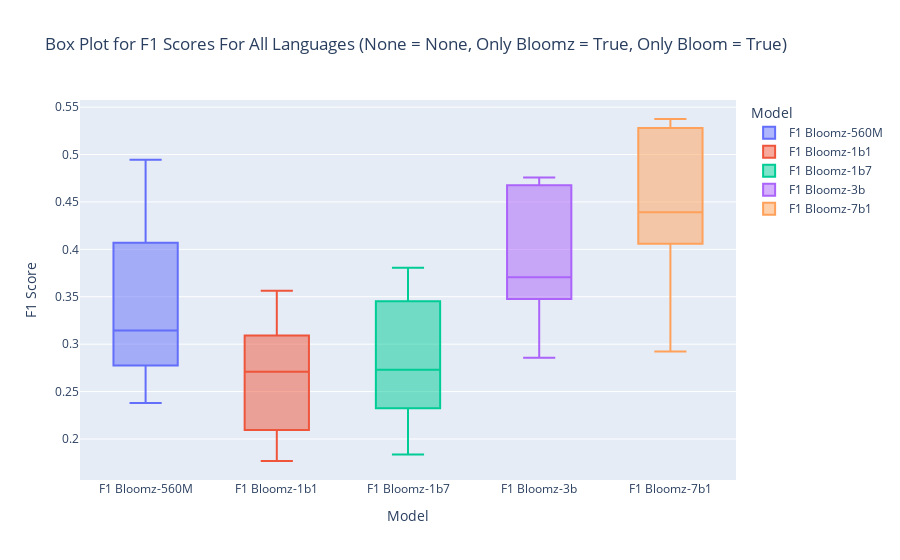

Write notebook code for a chart like this one.
### Code cell
import plotly.express as px
only_bloom = True
only_bloomz = True
filter = None
value = None

# filtered_df = filter_df(melted_df, filter, value, only_bloom=only_bloom, only_bloomz=only_bloomz)
fig = px.box(melted_df[melted_df['BLOOMZ Finetune Data'] <= 0.34], x='Model', y='F1 Score',
             color='Model', title=f'Box Plot for F1 Scores For All Languages ({filter} = {value}, Only Bloomz = {only_bloomz}, Only Bloom = {only_bloom})',
             labels={'F1 Score': 'F1 Score', 'Model': 'Model'})

fig.show()

### Figure 1 — Plotly figure (JSON) as saved in the notebook; plotly's stock layout.template omitted (floating-point values rounded to 4 significant figures)
{"data": [{"alignmentgroup": "True", "hovertemplate": "Model=%{x}<br>F1 Score=%{y}<extra></extra>", "legendgroup": "F1 Bloomz-560M", "marker": {"color": "#636efa"}, "name": "F1 Bloomz-560M", "notched": false, "offsetgroup": "F1 Bloomz-560M", "orientation": "v", "showlegend": true, "x": ["F1 Bloomz-560M", "F1 Bloomz-560M", "F1 Bloomz-560M", "F1 Bloomz-560M", "F1 Bloomz-560M", "F1 Bloomz-560M", "F1 Bloomz-560M", "F1 Bloomz-560M", "F1 Bloomz-560M", "F1 Bloomz-560M", "F1 Bloomz-560M", "F1 Bloomz-560M"], "x0": " ", "xaxis": "x", "y": [0.3102, 0.2381, 0.4945, 0.4388, 0.2379, 0.4156, 0.3005, 0.3941, 0.3984, 0.3016, 0.2544, 0.3186], "y0": " ", "yaxis": "y", "type": "box"}, {"alignmentgroup": "True", "hovertemplate": "Model=%{x}<br>F1 Score=%{y}<extra></extra>", "legendgroup": "F1 Bloomz-1b1", "marker": {"color": "#EF553B"}, "name": "F1 Bloomz-1b1", "notched": false, "offsetgroup": "F1 Bloomz-1b1", "orientation": "v", "showlegend": true, "x": ["F1 Bloomz-1b1", "F1 Bloomz-1b1", "F1 Bloomz-1b1", "F1 Bloomz-1b1", "F1 Bloomz-1b1", "F1 Bloomz-1b1", "F1 Bloomz-1b1", "F1 Bloomz-1b1", "F1 Bloomz-1b1", "F1 Bloomz-1b1", "F1 Bloomz-1b1", "F1 Bloomz-1b1"], "x0": " ", "xaxis": "x", "y": [0.2627, 0.2149, 0.341, 0.3085, 0.1768, 0.3565, 0.2392, 0.279, 0.3096, 0.2042, 0.1925, 0.3004], "y0": " ", "yaxis": "y", "type": "box"}, {"alignmentgroup": "True", "hovertemplate": "Model=%{x}<br>F1 Score=%{y}<extra></extra>", "legendgroup": "F1 Bloomz-1b7", "marker": {"color": "#00cc96"}, "name": "F1 Bloomz-1b7", "notched": false, "offsetgroup": "F1 Bloomz-1b7", "orientation": "v", "showlegend": true, "x": ["F1 Bloomz-1b7", "F1 Bloomz-1b7", "F1 Bloomz-1b7", "F1 Bloomz-1b7", "F1 Bloomz-1b7", "F1 Bloomz-1b7", "F1 Bloomz-1b7", "F1 Bloomz-1b7", "F1 Bloomz-1b7", "F1 Bloomz-1b7", "F1 Bloomz-1b7", "F1 Bloomz-1b7"], "x0": " ", "xaxis": "x", "y": [0.2449, 0.2194, 0.3426, 0.3079, 0.1837, 0.3638, 0.2535, 0.3478, 0.3807, 0.267, 0.2196, 0.2791], "y0": " ", "yaxis": "y", "type": "box"}, {"alignmentgroup": "True", "hovertemplate": "Model=%{x}<br>F1 Score=%{y}<extra></extra>", "legendgroup": "F1 Bloomz-3b", "marker": {"color": "#ab63fa"}, "name": "F1 Bloomz-3b", "notched": false, "offsetgroup": "F1 Bloomz-3b", "orientation": "v", "showlegend": true, "x": ["F1 Bloomz-3b", "F1 Bloomz-3b", "F1 Bloomz-3b", "F1 Bloomz-3b", "F1 Bloomz-3b", "F1 Bloomz-3b", "F1 Bloomz-3b", "F1 Bloomz-3b", "F1 Bloomz-3b", "F1 Bloomz-3b", "F1 Bloomz-3b", "F1 Bloomz-3b"], "x0": " ", "xaxis": "x", "y": [0.3533, 0.3031, 0.4682, 0.459, 0.2856, 0.4672, 0.3584, 0.4746, 0.4757, 0.3567, 0.3421, 0.3826], "y0": " ", "yaxis": "y", "type": "box"}, {"alignmentgroup": "True", "hovertemplate": "Model=%{x}<br>F1 Score=%{y}<extra></extra>", "legendgroup": "F1 Bloomz-7b1", "marker": {"color": "#FFA15A"}, "name": "F1 Bloomz-7b1", "notched": false, "offsetgroup": "F1 Bloomz-7b1", "orientation": "v", "showlegend": true, "x": ["F1 Bloomz-7b1", "F1 Bloomz-7b1", "F1 Bloomz-7b1", "F1 Bloomz-7b1", "F1 Bloomz-7b1", "F1 Bloomz-7b1", "F1 Bloomz-7b1", "F1 Bloomz-7b1", "F1 Bloomz-7b1", "F1 Bloomz-7b1", "F1 Bloomz-7b1", "F1 Bloomz-7b1"], "x0": " ", "xaxis": "x", "y": [0.404, 0.3603, 0.5292, 0.5348, 0.2923, 0.5266, 0.4421, 0.515, 0.5375, 0.4081, 0.436, 0.4153], "y0": " ", "yaxis": "y", "type": "box"}], "layout": {"xaxis": {"anchor": "y", "domain": [0.0, 1.0], "title": {"text": "Model"}, "categoryorder": "array", "categoryarray": ["F1 Bloomz-560M", "F1 Bloomz-1b1", "F1 Bloomz-1b7", "F1 Bloomz-3b", "F1 Bloomz-7b1"]}, "yaxis": {"anchor": "x", "domain": [0.0, 1.0], "title": {"text": "F1 Score"}}, "legend": {"title": {"text": "Model"}, "tracegroupgap": 0}, "title": {"text": "Box Plot for F1 Scores For All Languages (None = None, Only Bloomz = True, Only Bloom = True)"}, "boxmode": "overlay"}}
